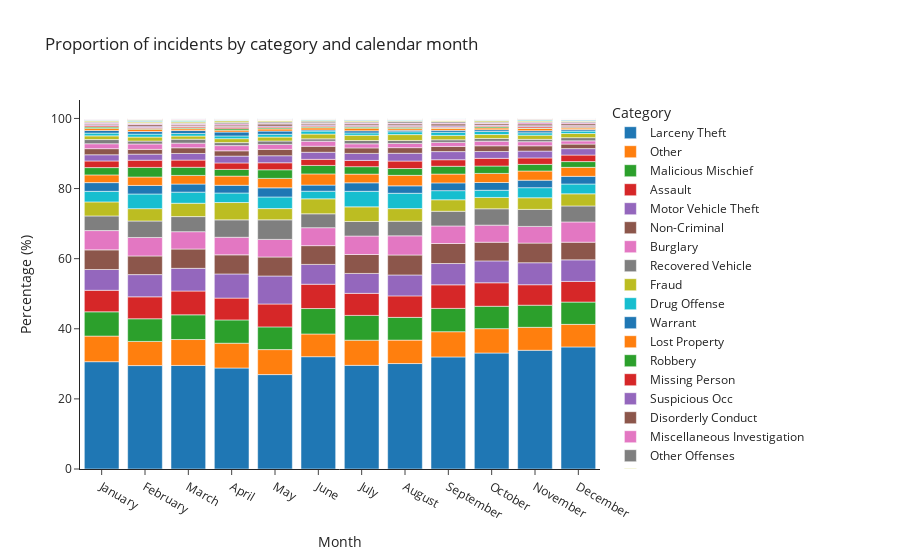

The cell this chart's notebook holds for it:
### Code cell
plot_data = by_month_cat.sort_values(by=['month_num', 'month_prop'], ascending=[True, False])
fig = px.bar(plot_data, x='month', y='month_prop', color='category',
             hover_data={'month_prop':':.2f',
                         'count':':,'},
             labels={'month':'Month', 'month_prop':'Percentage (%)', 'category':'Category'},
             title='Proportion of incidents by category and calendar month',
             template='simple_white')
# fig.update_layout(width=700, height=700)
fig

### Figure 1 — Plotly figure (JSON) as saved in the notebook; plotly's stock layout.template omitted (floating-point values rounded to 4 significant figures)
{"data": [{"alignmentgroup": "True", "customdata": [[3370], [3057], [3401], [3164], [2864], [3598], [3554], [3543], [3935], [3983], [3827], [3959]], "hovertemplate": "Category=Larceny Theft<br>Month=%{x}<br>Percentage (%)=%{y:.2f}<br>count=%{customdata[0]:,}<extra></extra>", "legendgroup": "Larceny Theft", "marker": {"color": "#1F77B4", "pattern": {"shape": ""}}, "name": "Larceny Theft", "offsetgroup": "Larceny Theft", "orientation": "v", "showlegend": true, "textposition": "auto", "type": "bar", "x": ["January", "February", "March", "April", "May", "June", "July", "August", "September", "October", "November", "December"], "xaxis": "x", "y": [30.61, 29.5, 29.54, 28.81, 26.93, 32.04, 29.57, 30.08, 31.97, 33.08, 33.87, 34.82], "yaxis": "y"}, {"alignmentgroup": "True", "customdata": [[804], [714], [852], [777], [758], [727], [863], [788], [886], [837], [740], [732]], "hovertemplate": "Category=Other<br>Month=%{x}<br>Percentage (%)=%{y:.2f}<br>count=%{customdata[0]:,}<extra></extra>", "legendgroup": "Other", "marker": {"color": "#FF7F0E", "pattern": {"shape": ""}}, "name": "Other", "offsetgroup": "Other", "orientation": "v", "showlegend": true, "textposition": "auto", "type": "bar", "x": ["January", "February", "March", "April", "May", "June", "July", "August", "September", "October", "November", "December"], "xaxis": "x", "y": [7.304, 6.891, 7.4, 7.075, 7.128, 6.474, 7.18, 6.69, 7.199, 6.952, 6.549, 6.439], "yaxis": "y"}, {"alignmentgroup": "True", "customdata": [[762], [670], [811], [730], [689], [815], [850], [764], [818], [769], [713], [723]], "hovertemplate": "Category=Malicious Mischief<br>Month=%{x}<br>Percentage (%)=%{y:.2f}<br>count=%{customdata[0]:,}<extra></extra>", "legendgroup": "Malicious Mischief", "marker": {"color": "#2CA02C", "pattern": {"shape": ""}}, "name": "Malicious Mischief", "offsetgroup": "Malicious Mischief", "orientation": "v", "showlegend": true, "textposition": "auto", "type": "bar", "x": ["January", "February", "March", "April", "May", "June", "July", "August", "September", "October", "November", "December"], "xaxis": "x", "y": [6.922, 6.466, 7.044, 6.647, 6.479, 7.258, 7.072, 6.486, 6.646, 6.388, 6.31, 6.359], "yaxis": "y"}, {"alignmentgroup": "True", "customdata": [[676], [648], [782], [683], [694], [779], [756], [722], [827], [806], [660], [670]], "hovertemplate": "Category=Assault<br>Month=%{x}<br>Percentage (%)=%{y:.2f}<br>count=%{customdata[0]:,}<extra></extra>", "legendgroup": "Assault", "marker": {"color": "#D62728", "pattern": {"shape": ""}}, "name": "Assault", "offsetgroup": "Assault", "orientation": "v", "showlegend": true, "textposition": "auto", "type": "bar", "x": ["January", "February", "March", "April", "May", "June", "July", "August", "September", "October", "November", "December"], "xaxis": "x", "y": [6.141, 6.254, 6.792, 6.219, 6.526, 6.937, 6.29, 6.13, 6.719, 6.695, 5.841, 5.893], "yaxis": "y"}, {"alignmentgroup": "True", "customdata": [[653], [657], [745], [757], [850], [635], [683], [703], [748], [752], [709], [699]], "hovertemplate": "Category=Motor Vehicle Theft<br>Month=%{x}<br>Percentage (%)=%{y:.2f}<br>count=%{customdata[0]:,}<extra></extra>", "legendgroup": "Motor Vehicle Theft", "marker": {"color": "#9467BD", "pattern": {"shape": ""}}, "name": "Motor Vehicle Theft", "offsetgroup": "Motor Vehicle Theft", "orientation": "v", "showlegend": true, "textposition": "auto", "type": "bar", "x": ["January", "February", "March", "April", "May", "June", "July", "August", "September", "October", "November", "December"], "xaxis": "x", "y": [5.932, 6.34, 6.47, 6.892, 7.993, 5.655, 5.682, 5.968, 6.077, 6.246, 6.274, 6.148], "yaxis": "y"}, {"alignmentgroup": "True", "customdata": [[616], [552], [634], [599], [576], [601], [649], [671], [703], [641], [633], [573]], "hovertemplate": "Category=Non-Criminal<br>Month=%{x}<br>Percentage (%)=%{y:.2f}<br>count=%{customdata[0]:,}<extra></extra>", "legendgroup": "Non-Criminal", "marker": {"color": "#8C564B", "pattern": {"shape": ""}}, "name": "Non-Criminal", "offsetgroup": "Non-Criminal", "orientation": "v", "showlegend": true, "textposition": "auto", "type": "bar", "x": ["January", "February", "March", "April", "May", "June", "July", "August", "September", "October", "November", "December"], "xaxis": "x", "y": [5.596, 5.327, 5.506, 5.454, 5.417, 5.352, 5.399, 5.697, 5.712, 5.324, 5.602, 5.04], "yaxis": "y"}, {"alignmentgroup": "True", "customdata": [[606], [546], [570], [550], [534], [575], [633], [644], [617], [587], [538], [657]], "hovertemplate": "Category=Burglary<br>Month=%{x}<br>Percentage (%)=%{y:.2f}<br>count=%{customdata[0]:,}<extra></extra>", "legendgroup": "Burglary", "marker": {"color": "#E377C2", "pattern": {"shape": ""}}, "name": "Burglary", "offsetgroup": "Burglary", "orientation": "v", "showlegend": true, "textposition": "auto", "type": "bar", "x": ["January", "February", "March", "April", "May", "June", "July", "August", "September", "October", "November", "December"], "xaxis": "x", "y": [5.505, 5.269, 4.95, 5.008, 5.022, 5.121, 5.266, 5.467, 5.013, 4.876, 4.761, 5.779], "yaxis": "y"}, {"alignmentgroup": "True", "customdata": [[460], [487], [496], [546], [594], [445], [500], [491], [515], [562], [549], [519]], "hovertemplate": "Category=Recovered Vehicle<br>Month=%{x}<br>Percentage (%)=%{y:.2f}<br>count=%{customdata[0]:,}<extra></extra>", "legendgroup": "Recovered Vehicle", "marker": {"color": "#7F7F7F", "pattern": {"shape": ""}}, "name": "Recovered Vehicle", "offsetgroup": "Recovered Vehicle", "orientation": "v", "showlegend": true, "textposition": "auto", "type": "bar", "x": ["January", "February", "March", "April", "May", "June", "July", "August", "September", "October", "November", "December"], "xaxis": "x", "y": [4.179, 4.7, 4.308, 4.971, 5.586, 3.963, 4.16, 4.168, 4.184, 4.668, 4.858, 4.565], "yaxis": "y"}, {"alignmentgroup": "True", "customdata": [[441], [365], [438], [543], [341], [479], [501], [423], [404], [389], [375], [393]], "hovertemplate": "Category=Fraud<br>Month=%{x}<br>Percentage (%)=%{y:.2f}<br>count=%{customdata[0]:,}<extra></extra>", "legendgroup": "Fraud", "marker": {"color": "#BCBD22", "pattern": {"shape": ""}}, "name": "Fraud", "offsetgroup": "Fraud", "orientation": "v", "showlegend": true, "textposition": "auto", "type": "bar", "x": ["January", "February", "March", "April", "May", "June", "July", "August", "September", "October", "November", "December"], "xaxis": "x", "y": [4.006, 3.522, 3.804, 4.944, 3.207, 4.266, 4.168, 3.591, 3.282, 3.231, 3.319, 3.457], "yaxis": "y"}, {"alignmentgroup": "True", "customdata": [[331], [433], [365], [298], [352], [244], [533], [516], [320], [247], [325], [318]], "hovertemplate": "Category=Drug Offense<br>Month=%{x}<br>Percentage (%)=%{y:.2f}<br>count=%{customdata[0]:,}<extra></extra>", "legendgroup": "Drug Offense", "marker": {"color": "#17BECF", "pattern": {"shape": ""}}, "name": "Drug Offense", "offsetgroup": "Drug Offense", "orientation": "v", "showlegend": true, "textposition": "auto", "type": "bar", "x": ["January", "February", "March", "April", "May", "June", "July", "August", "September", "October", "November", "December"], "xaxis": "x", "y": [3.007, 4.179, 3.17, 2.713, 3.31, 2.173, 4.434, 4.381, 2.6, 2.052, 2.876, 2.797], "yaxis": "y"}, {"alignmentgroup": "True", "customdata": [[274], [253], [265], [242], [277], [196], [291], [250], [273], [266], [241], [249]], "hovertemplate": "Category=Warrant<br>Month=%{x}<br>Percentage (%)=%{y:.2f}<br>count=%{customdata[0]:,}<extra></extra>", "legendgroup": "Warrant", "marker": {"color": "#1F77B4", "pattern": {"shape": ""}}, "name": "Warrant", "offsetgroup": "Warrant", "orientation": "v", "showlegend": true, "textposition": "auto", "type": "bar", "x": ["January", "February", "March", "April", "May", "June", "July", "August", "September", "October", "November", "December"], "xaxis": "x", "y": [2.489, 2.442, 2.302, 2.203, 2.605, 1.745, 2.421, 2.122, 2.218, 2.209, 2.133, 2.19], "yaxis": "y"}, {"alignmentgroup": "True", "customdata": [[243], [249], [284], [287], [287], [359], [298], [352], [309], [312], [296], [291]], "hovertemplate": "Category=Lost Property<br>Month=%{x}<br>Percentage (%)=%{y:.2f}<br>count=%{customdata[0]:,}<extra></extra>", "legendgroup": "Lost Property", "marker": {"color": "#FF7F0E", "pattern": {"shape": ""}}, "name": "Lost Property", "offsetgroup": "Lost Property", "orientation": "v", "showlegend": true, "textposition": "auto", "type": "bar", "x": ["January", "February", "March", "April", "May", "June", "July", "August", "September", "October", "November", "December"], "xaxis": "x", "y": [2.207, 2.403, 2.467, 2.613, 2.699, 3.197, 2.479, 2.988, 2.511, 2.592, 2.619, 2.56], "yaxis": "y"}, {"alignmentgroup": "True", "customdata": [[229], [284], [267], [211], [261], [271], [256], [229], [274], [254], [214], [187]], "hovertemplate": "Category=Robbery<br>Month=%{x}<br>Percentage (%)=%{y:.2f}<br>count=%{customdata[0]:,}<extra></extra>", "legendgroup": "Robbery", "marker": {"color": "#2CA02C", "pattern": {"shape": ""}}, "name": "Robbery", "offsetgroup": "Robbery", "orientation": "v", "showlegend": true, "textposition": "auto", "type": "bar", "x": ["January", "February", "March", "April", "May", "June", "July", "August", "September", "October", "November", "December"], "xaxis": "x", "y": [2.08, 2.741, 2.319, 1.921, 2.454, 2.413, 2.13, 1.944, 2.226, 2.11, 1.894, 1.645], "yaxis": "y"}, {"alignmentgroup": "True", "customdata": [[208], [213], [236], [202], [212], [195], [214], [251], [230], [264], [208], [212]], "hovertemplate": "Category=Missing Person<br>Month=%{x}<br>Percentage (%)=%{y:.2f}<br>count=%{customdata[0]:,}<extra></extra>", "legendgroup": "Missing Person", "marker": {"color": "#D62728", "pattern": {"shape": ""}}, "name": "Missing Person", "offsetgroup": "Missing Person", "orientation": "v", "showlegend": true, "textposition": "auto", "type": "bar", "x": ["January", "February", "March", "April", "May", "June", "July", "August", "September", "October", "November", "December"], "xaxis": "x", "y": [1.89, 2.056, 2.05, 1.839, 1.994, 1.737, 1.78, 2.131, 1.869, 2.193, 1.841, 1.865], "yaxis": "y"}, {"alignmentgroup": "True", "customdata": [[195], [179], [218], [214], [214], [227], [241], [262], [285], [234], [220], [209]], "hovertemplate": "Category=Suspicious Occ<br>Month=%{x}<br>Percentage (%)=%{y:.2f}<br>count=%{customdata[0]:,}<extra></extra>", "legendgroup": "Suspicious Occ", "marker": {"color": "#9467BD", "pattern": {"shape": ""}}, "name": "Suspicious Occ", "offsetgroup": "Suspicious Occ", "orientation": "v", "showlegend": true, "textposition": "auto", "type": "bar", "x": ["January", "February", "March", "April", "May", "June", "July", "August", "September", "October", "November", "December"], "xaxis": "x", "y": [1.771, 1.727, 1.893, 1.948, 2.012, 2.022, 2.005, 2.224, 2.316, 1.944, 1.947, 1.838], "yaxis": "y"}, {"alignmentgroup": "True", "customdata": [[191], [141], [187], [166], [193], [193], [189], [189], [182], [197], [170], [146]], "hovertemplate": "Category=Disorderly Conduct<br>Month=%{x}<br>Percentage (%)=%{y:.2f}<br>count=%{customdata[0]:,}<extra></extra>", "legendgroup": "Disorderly Conduct", "marker": {"color": "#8C564B", "pattern": {"shape": ""}}, "name": "Disorderly Conduct", "offsetgroup": "Disorderly Conduct", "orientation": "v", "showlegend": true, "textposition": "auto", "type": "bar", "x": ["January", "February", "March", "April", "May", "June", "July", "August", "September", "October", "November", "December"], "xaxis": "x", "y": [1.735, 1.361, 1.624, 1.511, 1.815, 1.719, 1.572, 1.605, 1.479, 1.636, 1.504, 1.284], "yaxis": "y"}, {"alignmentgroup": "True", "customdata": [[155], [160], [152], [163], [150], [160], [140], [141], [141], [158], [132], [105]], "hovertemplate": "Category=Miscellaneous Investigation<br>Month=%{x}<br>Percentage (%)=%{y:.2f}<br>count=%{customdata[0]:,}<extra></extra>", "legendgroup": "Miscellaneous Investigation", "marker": {"color": "#E377C2", "pattern": {"shape": ""}}, "name": "Miscellaneous Investigation", "offsetgroup": "Miscellaneous Investigation", "orientation": "v", "showlegend": true, "textposition": "auto", "type": "bar", "x": ["January", "February", "March", "April", "May", "June", "July", "August", "September", "October", "November", "December"], "xaxis": "x", "y": [1.408, 1.544, 1.32, 1.484, 1.411, 1.425, 1.165, 1.197, 1.146, 1.312, 1.168, 0.9236], "yaxis": "y"}, {"alignmentgroup": "True", "customdata": [[131], [85], [129], [94], [103], [76], [113], [101], [92], [94], [76], [105]], "hovertemplate": "Category=Other Offenses<br>Month=%{x}<br>Percentage (%)=%{y:.2f}<br>count=%{customdata[0]:,}<extra></extra>", "legendgroup": "Other Offenses", "marker": {"color": "#7F7F7F", "pattern": {"shape": ""}}, "name": "Other Offenses", "offsetgroup": "Other Offenses", "orientation": "v", "showlegend": true, "textposition": "auto", "type": "bar", "x": ["January", "February", "March", "April", "May", "June", "July", "August", "September", "October", "November", "December"], "xaxis": "x", "y": [1.19, 0.8203, 1.12, 0.8559, 0.9686, 0.6768, 0.9401, 0.8575, 0.7475, 0.7808, 0.6726, 0.9236], "yaxis": "y"}, {"alignmentgroup": "True", "customdata": [[116], [119], [105], [124], [121], [154], [179], [197], [154], [135], [135], [134]], "hovertemplate": "Category=Offences Against The Family And Children<br>Month=%{x}<br>Percentage (%)=%{y:.2f}<br>count=%{customdata[0]:,}<extra></extra>", "legendgroup": "Offences Against The Family And Children", "marker": {"color": "#BCBD22", "pattern": {"shape": ""}}, "name": "Offences Against The Family And Children", "offsetgroup": "Offences Against The Family And Children", "orientation": "v", "showlegend": true, "textposition": "auto", "type": "bar", "x": ["January", "February", "March", "April", "May", "June", "July", "August", "September", "October", "November", "December"], "xaxis": "x", "y": [1.054, 1.148, 0.9119, 1.129, 1.138, 1.371, 1.489, 1.672, 1.251, 1.121, 1.195, 1.179], "yaxis": "y"}, {"alignmentgroup": "True", "customdata": [[87], [87], [84], [86], [85], [96], [82], [95], [111], [104], [77], [77]], "hovertemplate": "Category=Weapons Offense<br>Month=%{x}<br>Percentage (%)=%{y:.2f}<br>count=%{customdata[0]:,}<extra></extra>", "legendgroup": "Weapons Offense", "marker": {"color": "#17BECF", "pattern": {"shape": ""}}, "name": "Weapons Offense", "offsetgroup": "Weapons Offense", "orientation": "v", "showlegend": true, "textposition": "auto", "type": "bar", "x": ["January", "February", "March", "April", "May", "June", "July", "August", "September", "October", "November", "December"], "xaxis": "x", "y": [0.7903, 0.8396, 0.7295, 0.783, 0.7993, 0.8549, 0.6822, 0.8065, 0.9019, 0.8639, 0.6814, 0.6773], "yaxis": "y"}, {"alignmentgroup": "True", "customdata": [[83], [76], [96], [121], [96], [36], [73], [50], [67], [61], [67], [49]], "hovertemplate": "Category=Traffic Violation Arrest<br>Month=%{x}<br>Percentage (%)=%{y:.2f}<br>count=%{customdata[0]:,}<extra></extra>", "legendgroup": "Traffic Violation Arrest", "marker": {"color": "#1F77B4", "pattern": {"shape": ""}}, "name": "Traffic Violation Arrest", "offsetgroup": "Traffic Violation Arrest", "orientation": "v", "showlegend": true, "textposition": "auto", "type": "bar", "x": ["January", "February", "March", "April", "May", "June", "July", "August", "September", "October", "November", "December"], "xaxis": "x", "y": [0.754, 0.7334, 0.8338, 1.102, 0.9028, 0.3206, 0.6073, 0.4245, 0.5444, 0.5067, 0.5929, 0.431], "yaxis": "y"}, {"alignmentgroup": "True", "customdata": [[65], [69], [58], [58], [64], [68], [90], [56], [69], [61], [71], [50]], "hovertemplate": "Category=Weapons Carrying Etc<br>Month=%{x}<br>Percentage (%)=%{y:.2f}<br>count=%{customdata[0]:,}<extra></extra>", "legendgroup": "Weapons Carrying Etc", "marker": {"color": "#FF7F0E", "pattern": {"shape": ""}}, "name": "Weapons Carrying Etc", "offsetgroup": "Weapons Carrying Etc", "orientation": "v", "showlegend": true, "textposition": "auto", "type": "bar", "x": ["January", "February", "March", "April", "May", "June", "July", "August", "September", "October", "November", "December"], "xaxis": "x", "y": [0.5905, 0.6659, 0.5037, 0.5281, 0.6018, 0.6056, 0.7488, 0.4754, 0.5606, 0.5067, 0.6283, 0.4398], "yaxis": "y"}, {"alignmentgroup": "True", "customdata": [[41], [19], [30], [48], [33], [33], [35], [46], [23], [41], [20], [28]], "hovertemplate": "Category=Vandalism<br>Month=%{x}<br>Percentage (%)=%{y:.2f}<br>count=%{customdata[0]:,}<extra></extra>", "legendgroup": "Vandalism", "marker": {"color": "#2CA02C", "pattern": {"shape": ""}}, "name": "Vandalism", "offsetgroup": "Vandalism", "orientation": "v", "showlegend": true, "textposition": "auto", "type": "bar", "x": ["January", "February", "March", "April", "May", "June", "July", "August", "September", "October", "November", "December"], "xaxis": "x", "y": [0.3725, 0.1834, 0.2606, 0.437, 0.3103, 0.2939, 0.2912, 0.3905, 0.1869, 0.3406, 0.177, 0.2463], "yaxis": "y"}, {"alignmentgroup": "True", "customdata": [[38], [32], [41], [45], [27], [31], [33], [33], [26], [31], [39], [32]], "hovertemplate": "Category=Case Closure<br>Month=%{x}<br>Percentage (%)=%{y:.2f}<br>count=%{customdata[0]:,}<extra></extra>", "legendgroup": "Case Closure", "marker": {"color": "#D62728", "pattern": {"shape": ""}}, "name": "Case Closure", "offsetgroup": "Case Closure", "orientation": "v", "showlegend": true, "textposition": "auto", "type": "bar", "x": ["January", "February", "March", "April", "May", "June", "July", "August", "September", "October", "November", "December"], "xaxis": "x", "y": [0.3452, 0.3088, 0.3561, 0.4097, 0.2539, 0.2761, 0.2745, 0.2802, 0.2112, 0.2575, 0.3451, 0.2815], "yaxis": "y"}, {"alignmentgroup": "True", "customdata": [[32], [39], [28], [25], [28], [33], [32], [36], [39], [30], [33], [26]], "hovertemplate": "Category=Arson<br>Month=%{x}<br>Percentage (%)=%{y:.2f}<br>count=%{customdata[0]:,}<extra></extra>", "legendgroup": "Arson", "marker": {"color": "#9467BD", "pattern": {"shape": ""}}, "name": "Arson", "offsetgroup": "Arson", "orientation": "v", "showlegend": true, "textposition": "auto", "type": "bar", "x": ["January", "February", "March", "April", "May", "June", "July", "August", "September", "October", "November", "December"], "xaxis": "x", "y": [0.2907, 0.3764, 0.2432, 0.2276, 0.2633, 0.2939, 0.2662, 0.3056, 0.3169, 0.2492, 0.292, 0.2287], "yaxis": "y"}, {"alignmentgroup": "True", "customdata": [[32], [47], [43], [43], [60], [47], [49], [47], [70], [49], [55], [55]], "hovertemplate": "Category=Stolen Property<br>Month=%{x}<br>Percentage (%)=%{y:.2f}<br>count=%{customdata[0]:,}<extra></extra>", "legendgroup": "Stolen Property", "marker": {"color": "#8C564B", "pattern": {"shape": ""}}, "name": "Stolen Property", "offsetgroup": "Stolen Property", "orientation": "v", "showlegend": true, "textposition": "auto", "type": "bar", "x": ["January", "February", "March", "April", "May", "June", "July", "August", "September", "October", "November", "December"], "xaxis": "x", "y": [0.2907, 0.4536, 0.3735, 0.3915, 0.5642, 0.4186, 0.4077, 0.399, 0.5687, 0.407, 0.4867, 0.4838], "yaxis": "y"}, {"alignmentgroup": "True", "customdata": [[32], [29], [29], [38], [27], [18], [32], [29], [33], [28], [41], [35]], "hovertemplate": "Category=Traffic Collision<br>Month=%{x}<br>Percentage (%)=%{y:.2f}<br>count=%{customdata[0]:,}<extra></extra>", "legendgroup": "Traffic Collision", "marker": {"color": "#E377C2", "pattern": {"shape": ""}}, "name": "Traffic Collision", "offsetgroup": "Traffic Collision", "orientation": "v", "showlegend": true, "textposition": "auto", "type": "bar", "x": ["January", "February", "March", "April", "May", "June", "July", "August", "September", "October", "November", "December"], "xaxis": "x", "y": [0.2907, 0.2799, 0.2519, 0.346, 0.2539, 0.1603, 0.2662, 0.2462, 0.2681, 0.2326, 0.3628, 0.3079], "yaxis": "y"}, {"alignmentgroup": "True", "customdata": [[28], [18], [30], [47], [37], [49], [40], [52], [44], [33], [27], [34]], "hovertemplate": "Category=Courtesy Report<br>Month=%{x}<br>Percentage (%)=%{y:.2f}<br>count=%{customdata[0]:,}<extra></extra>", "legendgroup": "Courtesy Report", "marker": {"color": "#7F7F7F", "pattern": {"shape": ""}}, "name": "Courtesy Report", "offsetgroup": "Courtesy Report", "orientation": "v", "showlegend": true, "textposition": "auto", "type": "bar", "x": ["January", "February", "March", "April", "May", "June", "July", "August", "September", "October", "November", "December"], "xaxis": "x", "y": [0.2544, 0.1737, 0.2606, 0.4279, 0.3479, 0.4364, 0.3328, 0.4415, 0.3575, 0.2741, 0.2389, 0.2991], "yaxis": "y"}, {"alignmentgroup": "True", "customdata": [[27], [27], [41], [45], [29], [26], [29], [24], [26], [42], [30], [21]], "hovertemplate": "Category=Forgery And Counterfeiting<br>Month=%{x}<br>Percentage (%)=%{y:.2f}<br>count=%{customdata[0]:,}<extra></extra>", "legendgroup": "Forgery And Counterfeiting", "marker": {"color": "#BCBD22", "pattern": {"shape": ""}}, "name": "Forgery And Counterfeiting", "offsetgroup": "Forgery And Counterfeiting", "orientation": "v", "showlegend": true, "textposition": "auto", "type": "bar", "x": ["January", "February", "March", "April", "May", "June", "July", "August", "September", "October", "November", "December"], "xaxis": "x", "y": [0.2453, 0.2606, 0.3561, 0.4097, 0.2727, 0.2315, 0.2413, 0.2038, 0.2112, 0.3489, 0.2655, 0.1847], "yaxis": "y"}, {"alignmentgroup": "True", "customdata": [[16], [25], [24], [23], [16], [23], [23], [18], [15], [13], [29], [22]], "hovertemplate": "Category=Fire Report<br>Month=%{x}<br>Percentage (%)=%{y:.2f}<br>count=%{customdata[0]:,}<extra></extra>", "legendgroup": "Fire Report", "marker": {"color": "#17BECF", "pattern": {"shape": ""}}, "name": "Fire Report", "offsetgroup": "Fire Report", "orientation": "v", "showlegend": true, "textposition": "auto", "type": "bar", "x": ["January", "February", "March", "April", "May", "June", "July", "August", "September", "October", "November", "December"], "xaxis": "x", "y": [0.1453, 0.2413, 0.2084, 0.2094, 0.1505, 0.2048, 0.1913, 0.1528, 0.1219, 0.108, 0.2566, 0.1935], "yaxis": "y"}, {"alignmentgroup": "True", "customdata": [[15], [13], [12], [5], [10], [4], [15], [14], [10], [12], [11], [19]], "hovertemplate": "Category=Embezzlement<br>Month=%{x}<br>Percentage (%)=%{y:.2f}<br>count=%{customdata[0]:,}<extra></extra>", "legendgroup": "Embezzlement", "marker": {"color": "#1F77B4", "pattern": {"shape": ""}}, "name": "Embezzlement", "offsetgroup": "Embezzlement", "orientation": "v", "showlegend": true, "textposition": "auto", "type": "bar", "x": ["January", "February", "March", "April", "May", "June", "July", "August", "September", "October", "November", "December"], "xaxis": "x", "y": [0.1363, 0.1255, 0.1042, 0.04552, 0.09404, 0.03562, 0.1248, 0.1189, 0.08125, 0.09968, 0.09735, 0.1671], "yaxis": "y"}, {"alignmentgroup": "True", "customdata": [[10], [11], [5], [7], [3], [5], [5], [5], [7], [5], [5], [11]], "hovertemplate": "Category=Suicide<br>Month=%{x}<br>Percentage (%)=%{y:.2f}<br>count=%{customdata[0]:,}<extra></extra>", "legendgroup": "Suicide", "marker": {"color": "#FF7F0E", "pattern": {"shape": ""}}, "name": "Suicide", "offsetgroup": "Suicide", "orientation": "v", "showlegend": true, "textposition": "auto", "type": "bar", "x": ["January", "February", "March", "April", "May", "June", "July", "August", "September", "October", "November", "December"], "xaxis": "x", "y": [0.09084, 0.1062, 0.04343, 0.06373, 0.02821, 0.04453, 0.0416, 0.04245, 0.05687, 0.04153, 0.04425, 0.09675], "yaxis": "y"}, {"alignmentgroup": "True", "customdata": [[8], [14], [10], [4], [1], [1], [3], [2], [1], [3]], "hovertemplate": "Category=Prostitution<br>Month=%{x}<br>Percentage (%)=%{y:.2f}<br>count=%{customdata[0]:,}<extra></extra>", "legendgroup": "Prostitution", "marker": {"color": "#2CA02C", "pattern": {"shape": ""}}, "name": "Prostitution", "offsetgroup": "Prostitution", "orientation": "v", "showlegend": true, "textposition": "auto", "type": "bar", "x": ["January", "February", "March", "April", "May", "August", "September", "October", "November", "December"], "xaxis": "x", "y": [0.07267, 0.1351, 0.08685, 0.03642, 0.009404, 0.00849, 0.02437, 0.01661, 0.00885, 0.02639], "yaxis": "y"}, {"alignmentgroup": "True", "customdata": [[8], [15], [10], [5], [18], [8], [9], [9], [16], [14], [9], [8]], "hovertemplate": "Category=Sex Offense<br>Month=%{x}<br>Percentage (%)=%{y:.2f}<br>count=%{customdata[0]:,}<extra></extra>", "legendgroup": "Sex Offense", "marker": {"color": "#D62728", "pattern": {"shape": ""}}, "name": "Sex Offense", "offsetgroup": "Sex Offense", "orientation": "v", "showlegend": true, "textposition": "auto", "type": "bar", "x": ["January", "February", "March", "April", "May", "June", "July", "August", "September", "October", "November", "December"], "xaxis": "x", "y": [0.07267, 0.1448, 0.08685, 0.04552, 0.1693, 0.07124, 0.07488, 0.07641, 0.13, 0.1163, 0.07965, 0.07037], "yaxis": "y"}, {"alignmentgroup": "True", "customdata": [[7], [5], [5], [1], [1], [2], [5], [5], [2], [4]], "hovertemplate": "Category=Homicide<br>Month=%{x}<br>Percentage (%)=%{y:.2f}<br>count=%{customdata[0]:,}<extra></extra>", "legendgroup": "Homicide", "marker": {"color": "#9467BD", "pattern": {"shape": ""}}, "name": "Homicide", "offsetgroup": "Homicide", "orientation": "v", "showlegend": true, "textposition": "auto", "type": "bar", "x": ["January", "February", "May", "June", "July", "August", "September", "October", "November", "December"], "xaxis": "x", "y": [0.06359, 0.04825, 0.04702, 0.008906, 0.008319, 0.01698, 0.04062, 0.04153, 0.0177, 0.03518], "yaxis": "y"}, {"alignmentgroup": "True", "customdata": [[6], [7], [13], [12], [12], [5], [7], [6], [6], [5], [11], [3]], "hovertemplate": "Category=Vehicle Impounded<br>Month=%{x}<br>Percentage (%)=%{y:.2f}<br>count=%{customdata[0]:,}<extra></extra>", "legendgroup": "Vehicle Impounded", "marker": {"color": "#8C564B", "pattern": {"shape": ""}}, "name": "Vehicle Impounded", "offsetgroup": "Vehicle Impounded", "orientation": "v", "showlegend": true, "textposition": "auto", "type": "bar", "x": ["January", "February", "March", "April", "May", "June", "July", "August", "September", "October", "November", "December"], "xaxis": "x", "y": [0.05451, 0.06755, 0.1129, 0.1093, 0.1128, 0.04453, 0.05824, 0.05094, 0.04875, 0.04153, 0.09735, 0.02639], "yaxis": "y"}, {"alignmentgroup": "True", "customdata": [[6], [6], [7], [8], [3], [4], [3], [4], [5], [5], [5], [3]], "hovertemplate": "Category=Vehicle Misplaced<br>Month=%{x}<br>Percentage (%)=%{y:.2f}<br>count=%{customdata[0]:,}<extra></extra>", "legendgroup": "Vehicle Misplaced", "marker": {"color": "#E377C2", "pattern": {"shape": ""}}, "name": "Vehicle Misplaced", "offsetgroup": "Vehicle Misplaced", "orientation": "v", "showlegend": true, "textposition": "auto", "type": "bar", "x": ["January", "February", "March", "April", "May", "June", "July", "August", "September", "October", "November", "December"], "xaxis": "x", "y": [0.05451, 0.0579, 0.0608, 0.07284, 0.02821, 0.03562, 0.02496, 0.03396, 0.04062, 0.04153, 0.04425, 0.02639], "yaxis": "y"}, {"alignmentgroup": "True", "customdata": [[2], [5], [9], [5], [1], [4], [10], [3], [8], [6], [3], [2]], "hovertemplate": "Category=Drug Violation<br>Month=%{x}<br>Percentage (%)=%{y:.2f}<br>count=%{customdata[0]:,}<extra></extra>", "legendgroup": "Drug Violation", "marker": {"color": "#7F7F7F", "pattern": {"shape": ""}}, "name": "Drug Violation", "offsetgroup": "Drug Violation", "orientation": "v", "showlegend": true, "textposition": "auto", "type": "bar", "x": ["January", "February", "March", "April", "May", "June", "July", "August", "September", "October", "November", "December"], "xaxis": "x", "y": [0.01817, 0.04825, 0.07817, 0.04552, 0.009404, 0.03562, 0.08319, 0.02547, 0.065, 0.04984, 0.02655, 0.01759], "yaxis": "y"}, {"alignmentgroup": "True", "customdata": [[2], [2], [1], [1], [4]], "hovertemplate": "Category=Human Trafficking, Commercial Sex Acts<br>Month=%{x}<br>Percentage (%)=%{y:.2f}<br>count=%{customdata[0]:,}<extra></extra>", "legendgroup": "Human Trafficking, Commercial Sex Acts", "marker": {"color": "#BCBD22", "pattern": {"shape": ""}}, "name": "Human Trafficking, Commercial Sex Acts", "offsetgroup": "Human Trafficking, Commercial Sex Acts", "orientation": "v", "showlegend": true, "textposition": "auto", "type": "bar", "x": ["January", "February", "April", "May", "August"], "xaxis": "x", "y": [0.01817, 0.0193, 0.009105, 0.009404, 0.03396], "yaxis": "y"}, {"alignmentgroup": "True", "customdata": [[1], [3], [5], [6], [7], [5], [6], [6], [2]], "hovertemplate": "Category=Liquor Laws<br>Month=%{x}<br>Percentage (%)=%{y:.2f}<br>count=%{customdata[0]:,}<extra></extra>", "legendgroup": "Liquor Laws", "marker": {"color": "#17BECF", "pattern": {"shape": ""}}, "name": "Liquor Laws", "offsetgroup": "Liquor Laws", "orientation": "v", "showlegend": true, "textposition": "auto", "type": "bar", "x": ["January", "February", "April", "May", "June", "July", "August", "September", "October"], "xaxis": "x", "y": [0.009084, 0.02895, 0.04552, 0.05642, 0.06234, 0.0416, 0.05094, 0.04875, 0.01661], "yaxis": "y"}, {"alignmentgroup": "True", "customdata": [[1], [1], [6], [2], [2], [2], [2], [1], [6], [1], [3], [3]], "hovertemplate": "Category=Rape<br>Month=%{x}<br>Percentage (%)=%{y:.2f}<br>count=%{customdata[0]:,}<extra></extra>", "legendgroup": "Rape", "marker": {"color": "#1F77B4", "pattern": {"shape": ""}}, "name": "Rape", "offsetgroup": "Rape", "orientation": "v", "showlegend": true, "textposition": "auto", "type": "bar", "x": ["January", "February", "March", "April", "May", "June", "July", "August", "September", "October", "November", "December"], "xaxis": "x", "y": [0.009084, 0.009651, 0.05211, 0.01821, 0.01881, 0.01781, 0.01664, 0.00849, 0.04875, 0.008306, 0.02655, 0.02639], "yaxis": "y"}, {"alignmentgroup": "True", "customdata": [[1], [2], [1], [3]], "hovertemplate": "Category=Gambling<br>Month=%{x}<br>Percentage (%)=%{y:.2f}<br>count=%{customdata[0]:,}<extra></extra>", "legendgroup": "Gambling", "marker": {"color": "#FF7F0E", "pattern": {"shape": ""}}, "name": "Gambling", "offsetgroup": "Gambling", "orientation": "v", "showlegend": true, "textposition": "auto", "type": "bar", "x": ["March", "July", "August", "December"], "xaxis": "x", "y": [0.008685, 0.01664, 0.00849, 0.02639], "yaxis": "y"}, {"alignmentgroup": "True", "customdata": [[2]], "hovertemplate": "Category=Civil Sidewalks<br>Month=%{x}<br>Percentage (%)=%{y:.2f}<br>count=%{customdata[0]:,}<extra></extra>", "legendgroup": "Civil Sidewalks", "marker": {"color": "#2CA02C", "pattern": {"shape": ""}}, "name": "Civil Sidewalks", "offsetgroup": "Civil Sidewalks", "orientation": "v", "showlegend": true, "textposition": "auto", "type": "bar", "x": ["October"], "xaxis": "x", "y": [0.01661], "yaxis": "y"}], "layout": {"barmode": "relative", "legend": {"title": {"text": "Category"}, "tracegroupgap": 0}, "title": {"text": "Proportion of incidents by category and calendar month"}, "xaxis": {"anchor": "y", "domain": [0, 1], "title": {"text": "Month"}}, "yaxis": {"anchor": "x", "domain": [0, 1], "title": {"text": "Percentage (%)"}}}}
